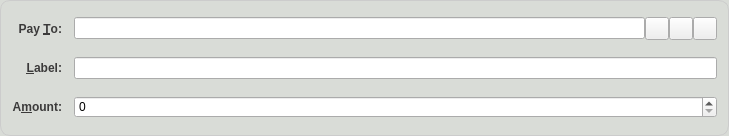
<?xml version="1.0" encoding="UTF-8"?>
<ui version="4.0">
 <class>SendCoinsEntry</class>
 <widget class="QFrame" name="SendCoinsEntry">
  <property name="geometry">
   <rect>
    <x>0</x>
    <y>0</y>
    <width>729</width>
    <height>136</height>
   </rect>
  </property>
  <property name="windowTitle">
   <string>Form</string>
  </property>
  <property name="styleSheet">
   <string notr="true">QFrame { border-radius:10px;background-color:#d9dcd7; border: 1px solid #ccc; }</string>
  </property>
  <property name="frameShape">
   <enum>QFrame::StyledPanel</enum>
  </property>
  <property name="frameShadow">
   <enum>QFrame::Plain</enum>
  </property>
  <layout class="QGridLayout" name="gridLayout">
   <property name="spacing">
    <number>12</number>
   </property>
   <item row="5" column="0">
    <widget class="QLabel" name="label">
     <property name="font">
      <font>
       <weight>75</weight>
       <bold>true</bold>
      </font>
     </property>
     <property name="styleSheet">
      <string notr="true">QLabel { border:none; color: #3B3A3A;}</string>
     </property>
     <property name="text">
      <string>A&amp;mount:</string>
     </property>
     <property name="alignment">
      <set>Qt::AlignRight|Qt::AlignTrailing|Qt::AlignVCenter</set>
     </property>
     <property name="buddy">
      <cstring>payAmount</cstring>
     </property>
    </widget>
   </item>
   <item row="3" column="0">
    <widget class="QLabel" name="label_2">
     <property name="font">
      <font>
       <weight>75</weight>
       <bold>true</bold>
      </font>
     </property>
     <property name="styleSheet">
      <string notr="true">QLabel { border:none; color: #3B3A3A;}</string>
     </property>
     <property name="text">
      <string>Pay &amp;To:</string>
     </property>
     <property name="alignment">
      <set>Qt::AlignRight|Qt::AlignTrailing|Qt::AlignVCenter</set>
     </property>
     <property name="buddy">
      <cstring>payTo</cstring>
     </property>
    </widget>
   </item>
   <item row="5" column="1">
    <widget class="BitcoinAmountField" name="payAmount"/>
   </item>
   <item row="4" column="1">
    <layout class="QHBoxLayout" name="horizontalLayout_2">
     <property name="spacing">
      <number>0</number>
     </property>
     <item>
      <widget class="QValidatedLineEdit" name="addAsLabel">
       <property name="enabled">
        <bool>true</bool>
       </property>
       <property name="toolTip">
        <string>Enter a label for this address to add it to your address book</string>
       </property>
      </widget>
     </item>
    </layout>
   </item>
   <item row="4" column="0">
    <widget class="QLabel" name="label_4">
     <property name="font">
      <font>
       <weight>75</weight>
       <bold>true</bold>
      </font>
     </property>
     <property name="styleSheet">
      <string notr="true">QLabel { border:none; color: #3B3A3A;}</string>
     </property>
     <property name="text">
      <string>&amp;Label:</string>
     </property>
     <property name="alignment">
      <set>Qt::AlignRight|Qt::AlignTrailing|Qt::AlignVCenter</set>
     </property>
     <property name="buddy">
      <cstring>addAsLabel</cstring>
     </property>
    </widget>
   </item>
   <item row="3" column="1">
    <layout class="QHBoxLayout" name="payToLayout">
     <property name="spacing">
      <number>0</number>
     </property>
     <item>
      <widget class="QValidatedLineEdit" name="payTo">
       <property name="toolTip">
        <string>The address to send the payment to  (e.g. 4Zo1ga6xuKuQ7JV7M9rGDoxdbYwV5zgQJ5)</string>
       </property>
       <property name="maxLength">
        <number>34</number>
       </property>
      </widget>
     </item>
     <item>
      <widget class="QToolButton" name="addressBookButton">
       <property name="toolTip">
        <string>Choose address from address book</string>
       </property>
       <property name="text">
        <string/>
       </property>
       <property name="icon">
        <iconset resource="../bitcoin.qrc">
         <normaloff>:/icons/address-book</normaloff>:/icons/address-book</iconset>
       </property>
       <property name="shortcut">
        <string>Alt+A</string>
       </property>
      </widget>
     </item>
     <item>
      <widget class="QToolButton" name="pasteButton">
       <property name="toolTip">
        <string>Paste address from clipboard</string>
       </property>
       <property name="text">
        <string/>
       </property>
       <property name="icon">
        <iconset resource="../bitcoin.qrc">
         <normaloff>:/icons/editpaste</normaloff>:/icons/editpaste</iconset>
       </property>
       <property name="shortcut">
        <string>Alt+P</string>
       </property>
      </widget>
     </item>
     <item>
      <widget class="QToolButton" name="deleteButton">
       <property name="toolTip">
        <string>Remove this recipient</string>
       </property>
       <property name="text">
        <string/>
       </property>
       <property name="icon">
        <iconset resource="../bitcoin.qrc">
         <normaloff>:/icons/remove</normaloff>:/icons/remove</iconset>
       </property>
      </widget>
     </item>
    </layout>
   </item>
  </layout>
 </widget>
 <customwidgets>
  <customwidget>
   <class>BitcoinAmountField</class>
   <extends>QSpinBox</extends>
   <header>bitcoinamountfield.h</header>
   <container>1</container>
  </customwidget>
  <customwidget>
   <class>QValidatedLineEdit</class>
   <extends>QLineEdit</extends>
   <header>qvalidatedlineedit.h</header>
  </customwidget>
 </customwidgets>
 <resources>
  <include location="../bitcoin.qrc"/>
 </resources>
 <connections/>
</ui>
